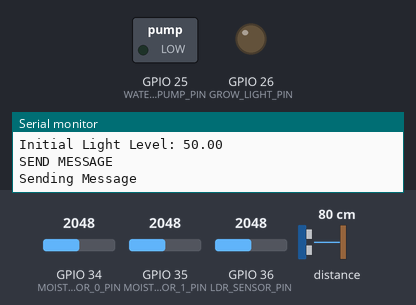
A sketch run on a simulated ESP32. On the bench: switched loads named in the sketch (green lamp = pin HIGH), output pins drawn as LEDs (lit = HIGH), the last lines printed to the serial monitor. The test bench sets the inputs (shaded band); at power-on: GPIO 36 (LDR_SENSOR_PIN) = 2048, GPIO 34 (MOISTURE_SENSOR_0_PIN) = 2048, GPIO 35 (MOISTURE_SENSOR_1_PIN) = 2048, distance to the obstacle 80 cm. WiFi joins after 1.5 s; servers stay silent unless stated; random numbers use the default seed unless the sketch sets one; the modem accepts every AT command (registered, SIM ready, sends succeed) and sends nothing else.

Above: at 2.7 s.
2.8 s: GPIO 36 (LDR_SENSOR_PIN) set to 2849
4.3 s: GPIO 36 (LDR_SENSOR_PIN) set to 2980
At 5.7 s:
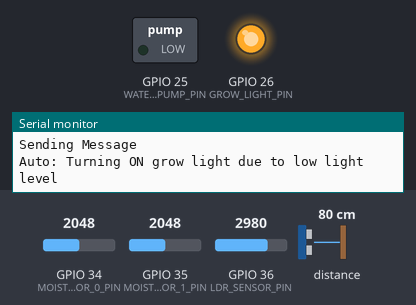
Timing chart, 0 to 7.3 s (numbered marks = the images above; inputs shaded):
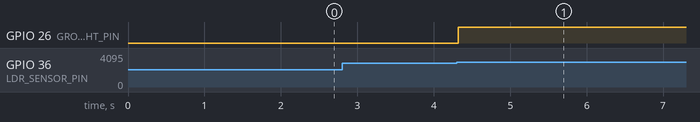

The sketch:

Garden_Automization_and_Growth_Optimization.ino
```cpp
#include <WiFi.h>
#include <WebServer.h>
#include <VL53L0X.h>         // ToF
#include <SoftwareSerial.h>  // SMS
#include "website2.h"  // Website Template
#include <limits.h>          // Used for INT_MAX

const int SERIAL_BAUD_RATE = 115200;

const int TOF_OFFSET = 80;  // ToF sensor is not accurate. Offset the value by X
int tofDistance = INT_MAX;  // Set intially to highest possible int

const int GSM_BAUD_RATE = 9600;
const int GSM_TX_PIN = 33;
const int GSM_RX_PIN = 32;
const int GSM_SMS_COOLDOWN = 60 * 1000;  // Milliseconds
unsigned long lastSmsSendTime = millis() - GSM_SMS_COOLDOWN;

const int WATER_PUMP_PIN = 25;
int waterPumpState = 0;
const int GROW_LIGHT_PIN = 26;
int growLightState = 0;

const int MOISTURE_SENSOR_0_PIN = 34;
const int MOISTURE_SENSOR_1_PIN = 35;
const int MAX_MOISTURE_VAL = 100;
const float MOISTURE_MULTIPLIER = 1.25;
float moisture0Value = 0;
float moisture1Value = 0;

// LDR Sensor Configuration
const int LDR_SENSOR_PIN = 36;  // ADC pin for LDR sensor
const int MIN_LIGHT_THRESHOLD = 30;  // Threshold to trigger grow light (0-100)
const int MAX_LIGHT_VAL = 100;
float ldrValue = 0;
bool autoLightControl = true;  // Flag to enable/disable automatic light control

// Moisture threshold for automatic watering
const int MIN_MOISTURE_THRESHOLD = 20;  // If moisture falls below this, activate pump
bool autoWaterControl = true;  // Flag to enable/disable automatic water control

// Data history for graphs
const int HISTORY_SIZE = 20;
float moisture0History[HISTORY_SIZE];
float moisture1History[HISTORY_SIZE];
float ldrHistory[HISTORY_SIZE];
float tofHistory[HISTORY_SIZE];
int historyIndex = 0;
unsigned long lastHistoryUpdate = 0;
const unsigned long HISTORY_UPDATE_INTERVAL = 5000; // Update history every 5 seconds

// WiFi Configuration
const char* ssid = "HONOR Pad X8a";  // WiFi SSID
const char* password = "10052115";  // WiFi Password

VL53L0X tofSensor;                                 // ToF Sensor
SoftwareSerial simSerial(GSM_TX_PIN, GSM_RX_PIN);  // Initialize Sim Serial
WebServer server(80);                              // Run server on port 80, which is default port router

void handleRouteRoot() {
  String s = websiteHtml;  //Read HTML contents
  server.send(200, "text/html", s);
}

void handleRouteSetPinState() {
  String pinName = server.arg("name");
  String pinState = server.arg("state");
  Serial.print("Pin name: ");
  Serial.println(pinName);
  Serial.print("Pin state: ");
  Serial.println(pinState);

  const bool state = pinState == "ON" ? 1 : 0;
  if (pinName == "waterPump") {
    waterPumpState = state;
    digitalWrite(WATER_PUMP_PIN, waterPumpState);
    Serial.print("Water pump state set to: ");
    Serial.println(waterPumpState);
  } else if (pinName == "growLight") {
    growLightState = state;
    digitalWrite(GROW_LIGHT_PIN, growLightState);
    Serial.print("Grow light state set to: ");
    Serial.println(growLightState);
  } else if (pinName == "autoLight") {
    autoLightControl = state;
    if (!autoLightControl) {
      // When turning off auto mode, don't change light state
      // It will stay as manually set
      Serial.println("Auto light control disabled");
    } else {
      Serial.println("Auto light control enabled");
      // Immediately apply the correct state based on current light level
      handleAutoLightControl();
    }
  } else if (pinName == "autoWater") {
    autoWaterControl = state;
    if (!autoWaterControl) {
      Serial.println("Auto water control disabled");
    } else {
      Serial.println("Auto water control enabled");
      // Immediately apply the correct state based on current moisture levels
      handleAutoWaterControl();
    }
  }

  server.send(200, "text/plain", "ok");
}

void handleRouteGetStates() {
  const String sTofValue = "\"tofValue\":" + String(tofDistance);
  const String sMoisture0Value = "\"moisture0Value\":" + String(moisture0Value);
  const String sMoisture1Value = "\"moisture1Value\":" + String(moisture1Value);
  const String sLdrValue = "\"ldrValue\":" + String(ldrValue);
  const String sWaterPump = "\"waterPump\":" + String(waterPumpState);
  const String sGrowLight = "\"growLight\":" + String(growLightState);
  const String sAutoLight = "\"autoLight\":" + String(autoLightControl);
  const String sAutoWater = "\"autoWater\":" + String(autoWaterControl);

  server.send(200, "application/json", "{" + sTofValue + "," +
                                     sMoisture0Value + "," +
                                     sMoisture1Value + "," +
                                     sLdrValue + "," +
                                     sWaterPump + "," +
                                     sGrowLight + "," +
                                     sAutoLight + "," +
                                     sAutoWater + "}");
}

void handleRouteGetHistory() {
  String response = "{\"moisture0\": [";
  for (int i = 0; i < HISTORY_SIZE; i++) {
    int idx = (historyIndex + i) % HISTORY_SIZE;
    response += String(moisture0History[idx]);
    if (i < HISTORY_SIZE - 1) response += ",";
  }
  response += "],\"moisture1\": [";
  for (int i = 0; i < HISTORY_SIZE; i++) {
    int idx = (historyIndex + i) % HISTORY_SIZE;
    response += String(moisture1History[idx]);
    if (i < HISTORY_SIZE - 1) response += ",";
  }
  response += "],\"light\": [";
  for (int i = 0; i < HISTORY_SIZE; i++) {
    int idx = (historyIndex + i) % HISTORY_SIZE;
    response += String(ldrHistory[idx]);
    if (i < HISTORY_SIZE - 1) response += ",";
  }
  response += "],\"height\": [";
  for (int i = 0; i < HISTORY_SIZE; i++) {
    int idx = (historyIndex + i) % HISTORY_SIZE;
    // Convert to centimeters for better display and only if there's a valid reading
    float heightValue = tofHistory[idx] < 10000 ? tofHistory[idx] / 10.0 : 0;
    response += String(heightValue);
    if (i < HISTORY_SIZE - 1) response += ",";
  }
  response += "]}";

  server.send(200, "application/json", response);
}

void handleRouteSendSmsMessage() {
  String phoneNumber = server.arg("phoneNumber");
  String message = server.arg("message");
  Serial.print("Phone Number: ");
  Serial.println(phoneNumber);
  Serial.print("Message: ");
  Serial.println(message);

  sendSmsMessage(phoneNumber, message);
  server.send(200, "text/plain", "ok");
}

void sendSmsMessage(String phoneNumber, String message) {
  Serial.println("Sending Message");
  simSerial.println("AT+CMGF=1");
  delay(200);
  simSerial.println("AT+CMGS=\"" + phoneNumber + "\"\r");
  delay(200);
  simSerial.println(message);
  delay(200);
  simSerial.println((char)26);
}

int readMoisture0Sensor() {
  int sensorValue = analogRead(MOISTURE_SENSOR_0_PIN);
  int outputValue = map(sensorValue, 0, 4095, MAX_MOISTURE_VAL * MOISTURE_MULTIPLIER, 0);
  if (outputValue > MAX_MOISTURE_VAL) {
    outputValue = MAX_MOISTURE_VAL;
  } else if (outputValue < 0) {
    outputValue = 0;
  }
  return outputValue;
}

int readMoisture1Sensor() {
  int sensorValue = analogRead(MOISTURE_SENSOR_1_PIN);
  int outputValue = map(sensorValue, 0, 4095, MAX_MOISTURE_VAL * MOISTURE_MULTIPLIER, 0);
  if (outputValue > MAX_MOISTURE_VAL) {
    outputValue = MAX_MOISTURE_VAL;
  } else if (outputValue < 0) {
    outputValue = 0;
  }
  return outputValue;
}

int readLdrSensor() {
  int sensorValue = analogRead(LDR_SENSOR_PIN);
  // LDR typically has higher resistance in darkness, so invert the mapping
  // to make 100% represent max light and 0% represent darkness
  int outputValue = map(sensorValue, 0, 4095, MAX_LIGHT_VAL, 0);
  if (outputValue > MAX_LIGHT_VAL) {
    outputValue = MAX_LIGHT_VAL;
  } else if (outputValue < 0) {
    outputValue = 0;
  }
  return outputValue;
}

void updateHistory() {
  unsigned long currentTime = millis();
  if (currentTime - lastHistoryUpdate >= HISTORY_UPDATE_INTERVAL) {
    lastHistoryUpdate = currentTime;

    // Store current readings in the history arrays
    moisture0History[historyIndex] = moisture0Value;
    moisture1History[historyIndex] = moisture1Value;
    ldrHistory[historyIndex] = ldrValue;
    tofHistory[historyIndex] = tofDistance;

    // Move to the next position in the circular buffer
    historyIndex = (historyIndex + 1) % HISTORY_SIZE;
  }
}

void handleAutomatedSmsMessage() {
  unsigned long currentTime = millis();
  if (tofDistance < 10000 && currentTime >= GSM_SMS_COOLDOWN + lastSmsSendTime) {
    lastSmsSendTime = currentTime;
    Serial.println("SEND MESSAGE");

    // Format a comprehensive message with all sensor data and actuator states
    String smsMessage = "Garden Status Alert:\n";
    smsMessage += "The plant is within the desired harvest range: " + (tofDistance < 500 ? String(tofDistance) + "mm (Needs trimming!)" : "Normal") + "\n";
    smsMessage += "Moisture Sensor 1: " + String(moisture0Value) + "%\n";
    smsMessage += "Moisture Sensor 2: " + String(moisture1Value) + "%\n";
    smsMessage += "Light Level: " + String(ldrValue) + "%\n";
    smsMessage += "Grow Light: " + String(growLightState ? "ON" : "OFF") + "\n";
    smsMessage += "Water Pump: " + String(waterPumpState ? "ON" : "OFF");

    sendSmsMessage("+639208991085", smsMessage);
  }
}

void handleAutoLightControl() {
  if (autoLightControl) {
    // If light level is below threshold, turn on the grow light
    if (ldrValue < MIN_LIGHT_THRESHOLD) {
      if (growLightState == 0) {
        growLightState = 1;
        digitalWrite(GROW_LIGHT_PIN, growLightState);
        Serial.println("Auto: Turning ON grow light due to low light level");
      }
    } else {
      // Light level is above threshold, turn off the grow light
      if (growLightState == 1) {
        growLightState = 0;
        digitalWrite(GROW_LIGHT_PIN, growLightState);
        Serial.println("Auto: Turning OFF grow light due to sufficient light level");
      }
    }
  }
}

void handleAutoWaterControl() {
  if (autoWaterControl) {
    // Calculate average of both moisture sensors
    float avgMoisture = (moisture0Value + moisture1Value) / 2.0;

    // If average moisture level is below threshold, turn on the water pump
    if (avgMoisture < MIN_MOISTURE_THRESHOLD) {
      if (waterPumpState == 0) {
        waterPumpState = 1;
        digitalWrite(WATER_PUMP_PIN, waterPumpState);
        Serial.println("Auto: Turning ON water pump due to low moisture level");
      }
    } else {
      // Moisture level is above threshold, turn off the water pump
      if (waterPumpState == 1) {
        waterPumpState = 0;
        digitalWrite(WATER_PUMP_PIN, waterPumpState);
        Serial.println("Auto: Turning OFF water pump due to sufficient moisture level");
      }
    }
  }
}

void setup(void) {
  pinMode(WATER_PUMP_PIN, OUTPUT);
  pinMode(GROW_LIGHT_PIN, OUTPUT);
  pinMode(MOISTURE_SENSOR_0_PIN, INPUT);
  pinMode(MOISTURE_SENSOR_1_PIN, INPUT);
  pinMode(LDR_SENSOR_PIN, INPUT);  // Setup LDR sensor pin

  // Set default states
  digitalWrite(WATER_PUMP_PIN, waterPumpState);
  digitalWrite(GROW_LIGHT_PIN, growLightState);

  Serial.begin(SERIAL_BAUD_RATE);
  simSerial.begin(GSM_BAUD_RATE);

  Wire.begin();
  WiFi.begin(ssid, password);

  Serial.println("Connecting to WiFi...");
  while (WiFi.status() != WL_CONNECTED) {
    delay(500);
    Serial.print(".");
  }

  if (!tofSensor.init()) {
    Serial.println("Failed to detect VL53L0X!");
  }

  tofSensor.setTimeout(500);
  tofSensor.startContinuous();

  // Initialize history arrays
  for (int i = 0; i < HISTORY_SIZE; i++) {
    moisture0History[i] = 0;
    moisture1History[i] = 0;
    ldrHistory[i] = 0;
    tofHistory[i] = 0;
  }

  IPAddress myIP = WiFi.localIP();
  Serial.println();
  Serial.print("Connected to WiFi! IP address: ");
  Serial.println(myIP);

  // Create routes
  server.on("/", handleRouteRoot);
  server.on("/setPinState", handleRouteSetPinState);
  server.on("/sendSmsMessage", handleRouteSendSmsMessage);
  server.on("/getStates", handleRouteGetStates);
  server.on("/getHistory", handleRouteGetHistory);

  server.begin();
  Serial.println("HTTP server started");

  // Initial readings
  moisture0Value = readMoisture0Sensor();
  moisture1Value = readMoisture1Sensor();
  ldrValue = readLdrSensor();
  tofDistance = tofSensor.readRangeContinuousMillimeters() - TOF_OFFSET;

  // Initialize history with current values
  for (int i = 0; i < HISTORY_SIZE; i++) {
    moisture0History[i] = moisture0Value;
    moisture1History[i] = moisture1Value;
    ldrHistory[i] = ldrValue;
    tofHistory[i] = tofDistance;
  }

  Serial.println("Garden Automation System initialized!");
  Serial.print("Initial Moisture Sensor 1: ");
  Serial.println(moisture0Value);
  Serial.print("Initial Moisture Sensor 2: ");
  Serial.println(moisture1Value);
  Serial.print("Initial Light Level: ");
  Serial.println(ldrValue);
}

int lastWiFiStatus = 0;
const int MAX_SENSOR_BUFFER = 20;
int sensorBufferCounter = 0;
void loop(void) {
  server.handleClient();

  if (sensorBufferCounter >= MAX_SENSOR_BUFFER) {
    tofDistance = tofSensor.readRangeContinuousMillimeters() - TOF_OFFSET;
    moisture0Value = readMoisture0Sensor();
    moisture1Value = readMoisture1Sensor();
    ldrValue = readLdrSensor();  // Read LDR sensor value

    updateHistory();  // Update sensor history for graphs
    handleAutomatedSmsMessage();
    handleAutoLightControl();    // Handle automatic light control
    handleAutoWaterControl();    // Handle automatic water control

    sensorBufferCounter = 0;
  } else {
    sensorBufferCounter++;
  }
}
```

Source omitted: website2.h (64208 bytes)

Measured:
- the behaviour switches between 2907 and 2908 on GPIO 36 (LDR_SENSOR_PIN) (found by bisection; images 0 and 1)
- after the input at 2.8 s, every drawn part: stays the same
- after the input at 4.3 s, GPIO 26 (GROW_LIGHT_PIN): LOW → HIGH at once
